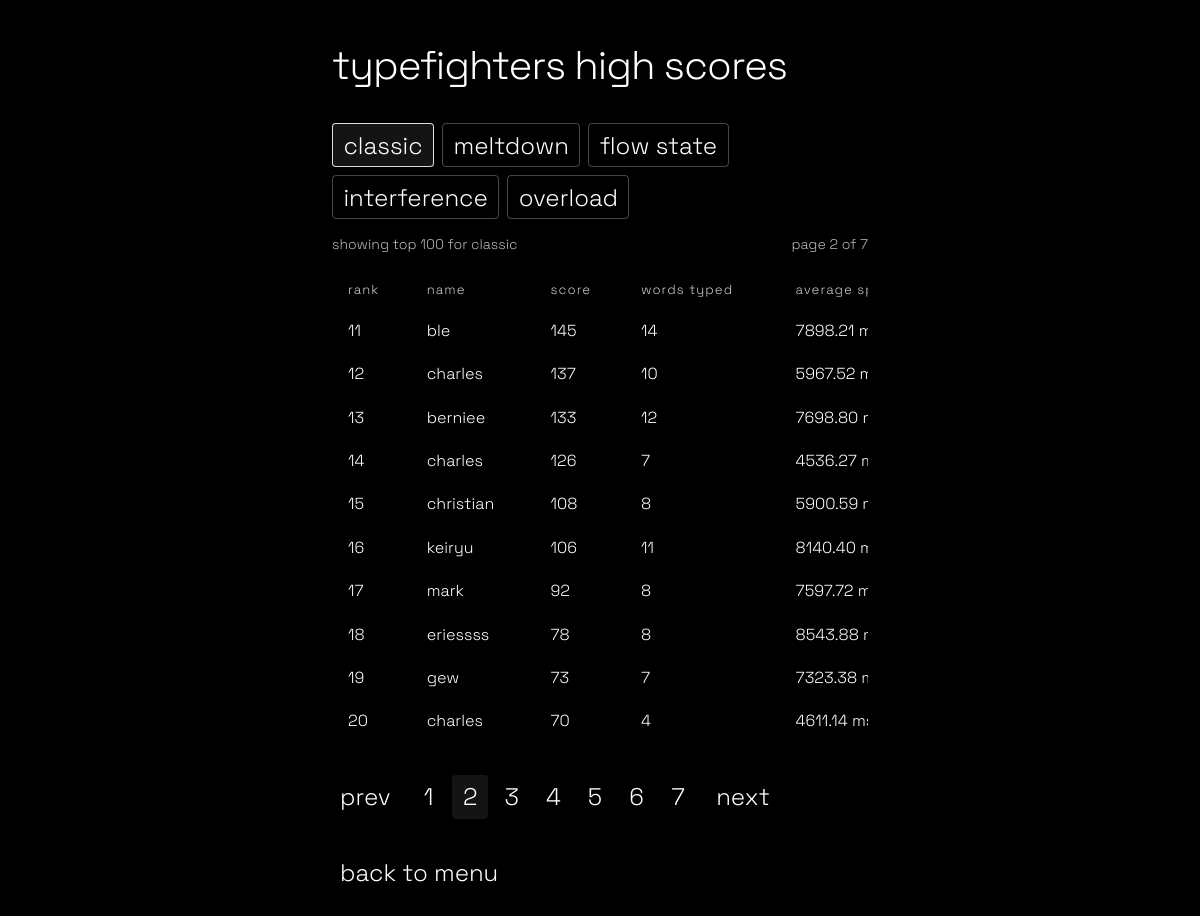
The page /highscores?mode=classic&page=2 on the database its author committed.
### models.py (models this page shows, shortened)
class HighScore(db.Model):
    id = db.Column(db.Integer, primary_key=True)
    name = db.Column(db.String(50), nullable=False)
    game_mode = db.Column(db.String(20), nullable=False, default='Classic')
    score = db.Column(db.Integer, nullable=False)
    avg_speed = db.Column(db.Float, nullable=False)
    words_typed = db.Column(db.Integer, nullable=False)
    final_stats_json = db.Column(db.Text, nullable=False, default='[]')
    created_at = db.Column(db.DateTime, default=datetime.utcnow)
    def to_dict(self):
        return {
            'name': self.name,
            'game_mode': self.game_mode,
            'score': self.score,
            'avg_speed': self.avg_speed,
            'words_typed': self.words_typed,
            'final_stats_json': self.final_stats_json
        }

### app.py (the view)
@app.route('/highscores')
def highscores():
    mode_tabs = [
        ('classic', 'Classic'),
        ('meltdown', 'Meltdown'),
        ('flow-state', 'Flow State'),
        ('interference', 'Interference'),
        ('overload', 'Overload')
    ]
    selected_mode = (request.args.get('mode') or 'classic').strip().lower()
    if selected_mode not in {slug for slug, _ in mode_tabs}:
        selected_mode = 'classic'
    page = _coerce_int(request.args.get('page'), 1)
    if page < 1:
        page = 1
    query = HighScore.query.filter(HighScore.game_mode == MODE_LABEL_MAP[selected_mode])
    all_scores = query.order_by(HighScore.score.desc(), HighScore.created_at.desc()).limit(100).all()
    page_size = 10
    total_scores = len(all_scores)
    total_pages = max(1, math.ceil(total_scores / page_size))
    if page > total_pages:
        page = total_pages
    start_index = (page - 1) * page_size
    scores = all_scores[start_index:start_index + page_size]
    stat_headers = build_final_stats(MODE_LABEL_MAP[selected_mode], {})
    stat_labels = [header['label'] for header in stat_headers]
    leaderboard_rows = []
    for index, row in enumerate(scores, start=start_index + 1):
        try:
            final_stats = json.loads(row.final_stats_json or '[]')
        except (TypeError, ValueError):
            final_stats = []
        if not final_stats:
            final_stats = build_final_stats(row.game_mode, row.to_dict())
        stat_map = {}
        for stat in final_stats:
            if isinstance(stat, dict) and 'label' in stat and 'value' in stat:
                stat_map[str(stat['label'])] = str(stat['value'])
        normalized_stats = []
        for label in stat_labels:
            normalized_stats.append({
                'label': label,
                'value': stat_map.get(label, '-')
            })
        leaderboard_rows.append({
            'rank': index,
            'score': row,
            'final_stats': normalized_stats
        })
    return render_template(
        'highscores.html',
        leaderboard_rows=leaderboard_rows,
        selected_mode=selected_mode,
        selected_mode_label=MODE_LABEL_MAP[selected_mode],
        mode_tabs=mode_tabs,
        stat_headers=stat_headers,
        page=page,
        total_pages=total_pages,
        total_scores=total_scores
    )

### app.py (called while the page is built, shortened)
def _coerce_int(value, default=0):
    try:
        return int(round(float(value)))
    except (TypeError, ValueError):
        return default

def _coerce_float(value, default=0.0):
    try:
        return float(value)
    except (TypeError, ValueError):
        return default

def build_final_stats(game_mode, payload, mode_stats=None):
    mode_name = str(game_mode or 'Classic').strip()
    data = mode_stats if isinstance(mode_stats, dict) else payload
    if mode_name == 'Meltdown':
        return [
            {'label': 'words cleared', 'value': str(_coerce_int(data.get('total_attempts') or data.get('words_cleared')))}
        ]
    words_typed = _coerce_int(data.get('total_attempts') or data.get('words_typed'))
    avg_speed = _coerce_float(data.get('avg_speed'))
    return [
        {'label': 'words typed', 'value': str(words_typed)},
        {'label': 'average speed', 'value': f'{avg_speed:.2f} ms'}
    ]

### templates/highscores.html
{% extends "base.html" %}
{% block content %}
<div class="highscores-layout">
    <div class="menu-title">typefighters high scores</div>
    <div class="score-tabs">
        {% for slug, label in mode_tabs %}
        <a class="menu-link score-tab{% if selected_mode == slug %} score-tab-active{% endif %}" href="{{ url_for('highscores', mode=slug, page=1) }}">{{ label }}</a>
        {% endfor %}
    </div>
    <div class="highscores-meta">
        <div class="highscores-meta-item">showing top 100 for {{ selected_mode_label }}</div>
        <div class="highscores-meta-item">page {{ page }} of {{ total_pages }}</div>
    </div>
    <div class="responsive-table highscores-table-wrap">
        <table>
            <thead>
                <tr>
                    <th>rank</th>
                    <th>name</th>
                    <th>score</th>
                    {% for header in stat_headers %}
                    <th>{{ header.label }}</th>
                    {% endfor %}
                </tr>
            </thead>
            <tbody>
                {% for item in leaderboard_rows %}
                <tr>
                    <td>{{ item.rank }}</td>
                    <td>{{ item.score.name }}</td>
                    <td>{{ item.score.score }}</td>
                    {% for stat in item.final_stats %}
                    <td>{{ stat.value }}</td>
                    {% endfor %}
                </tr>
                {% else %}
                <tr>
                    <td colspan="{{ 3 + stat_headers|length }}" class="text-center">no high scores yet.</td>
                </tr>
                {% endfor %}
            </tbody>
        </table>
    </div>
    <div class="score-pagination">
        <a class="menu-link score-page-link{% if page <= 1 %} is-disabled{% endif %}" href="{{ url_for('highscores', mode=selected_mode, page=page-1) if page > 1 else '#' }}">prev</a>
        <div class="score-page-numbers">
            {% for page_number in range(1, total_pages + 1) %}
            <a class="menu-link score-page-number{% if page_number == page %} score-page-number-active{% endif %}" href="{{ url_for('highscores', mode=selected_mode, page=page_number) }}">{{ page_number }}</a>
            {% endfor %}
        </div>
        <a class="menu-link score-page-link{% if page >= total_pages %} is-disabled{% endif %}" href="{{ url_for('highscores', mode=selected_mode, page=page+1) if page < total_pages else '#' }}">next</a>
    </div>
    <button class="menu-link" onclick="window.location.href='{{ url_for('menu') }}'">back to menu</button>
</div>
{% endblock %}

### static/styles.css (style rules this page uses)
*, *::before, *::after { box-sizing: border-box; }
body { background: #000; color: #fff; font-family: 'Space Grotesk', 'Fira Mono', 'Consolas', 'Menlo', monospace; min-height: 100vh; min-height: 100dvh; margin: 0; width: 100%; overflow-x: hidden; font-weight: 300; text-transform: lowercase; }
.menu-title { font-size: 2.5rem; font-weight: 300; margin-bottom: 2rem; letter-spacing: -1px; text-align: left; color: #fff; font-family: 'Space Grotesk', sans-serif; text-transform: lowercase; }
.menu-link { display: flex; align-items: center; color: #333; background: none; border: none; font-size: 1.5rem; font-family: 'Space Grotesk', sans-serif; margin: 1rem 0; text-align: left; cursor: pointer; text-decoration: none; outline: none; border-radius: 4px; padding: 0.2rem 0.5rem; min-height: 44px; transition: color 0.2s; font-weight: 300; text-transform: lowercase; }
.menu-link, .menu-link:visited { color: #fff; }
.score-tab { margin: 0; padding: 0.35rem 0.65rem; border: 1px solid rgba(255, 255, 255, 0.28); }
.score-tab.score-tab-active { border-color: rgba(255, 255, 255, 0.85); background: rgba(255, 255, 255, 0.08); }
.score-tabs { display: flex; gap: 0.5rem; flex-wrap: wrap; margin-bottom: 1rem; }
.highscores-layout { width: 100%; }
.highscores-meta { display: flex; justify-content: space-between; align-items: center; gap: 1rem; margin: 0.15rem 0 1rem 0; font-size: 0.88rem; opacity: 0.72; }
.highscores-table-wrap { margin-bottom: 1rem; width: 100%; overflow-x: auto; -webkit-overflow-scrolling: touch; }
.highscores-table-wrap table { min-width: 760px; }
.highscores-table-wrap table th, .highscores-table-wrap table td { padding: 0.55rem 0.4rem; border-bottom: 1px solid rgba(255, 255, 255, 0.12); text-align: left; vertical-align: top; }
.highscores-table-wrap table thead th { border-bottom-color: rgba(255, 255, 255, 0.42); font-size: 0.82rem; letter-spacing: 0.08em; opacity: 0.8; }
.score-pagination { display: flex; align-items: center; gap: 0.75rem; flex-wrap: wrap; margin-bottom: 1rem; }
.score-page-numbers { display: flex; gap: 0.35rem; flex-wrap: wrap; }
.score-page-number, .score-page-link { min-width: 2.25rem; text-align: center; justify-content: center; }
.score-page-number-active { border-color: rgba(255, 255, 255, 0.85); background: rgba(255, 255, 255, 0.08); }
a, .link-btn { color: #fff; text-decoration: none; cursor: pointer; font-size: 1.1rem; margin: 0.5rem 0; background: none; border: none; padding: 0; font-family: 'Space Grotesk', sans-serif; text-align: left; font-weight: 300; text-transform: lowercase; }
th, td { border: none !important; padding: 0.7rem 1rem !important; text-align: left; color: #fff; background: none; font-family: 'Space Grotesk', sans-serif; font-weight: 300; text-transform: lowercase; }
::placeholder { color: #aaa; }
.responsive-table { width: 100%; overflow-x: auto; -webkit-overflow-scrolling: touch; }
.responsive-table table { width: 100%; min-width: 620px; border-collapse: collapse; }

### rows shown on the page
HighScore: score.name "ble", score.score "145"
HighScore: score.name "charles", score.score "137"
HighScore: score.name "berniee", score.score "133"
HighScore: score.name "charles", score.score "126"
HighScore: score.name "christian", score.score "108"
HighScore: score.name "keiryu", score.score "106"
HighScore: score.name "mark", score.score "92"
HighScore: score.name "eriessss", score.score "78"
HighScore: score.name "gew", score.score "73"
HighScore: score.name "charles", score.score "70"

### other values the page prints
{{ label }} "classic" "meltdown" "flow state" "interference" "overload"
{{ selected_mode_label }} "classic"
{{ page }} "2"
{{ total_pages }} "7"
{{ header.label }} "words typed" "average…"
{{ item.rank }} "11" "12" "13" "14" "15" "16" "17" "18" "19" "20"
{{ stat.value }} "14" "7898.21…" "10" "5967.52…" "12" "7698.80…" "7" "4536.27…" "8" "5900.59…" "11" "8140.40…" "8" "7597.72…" "8" "8543.88…" "7" "7323.38…" "4" "4611.14…"
{{ page_number }} "1" "2" "3" "4" "5" "6" "7"
